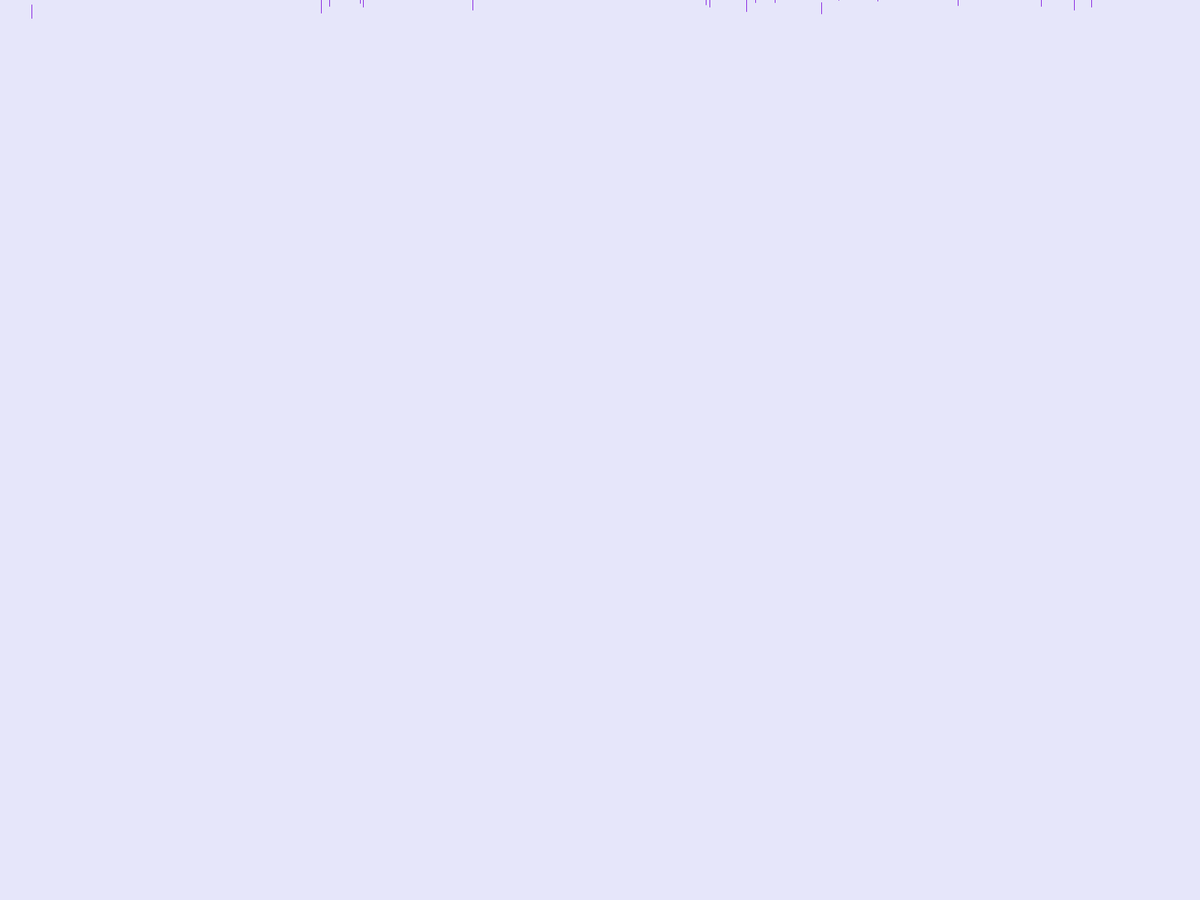
Frame 1 (no input)
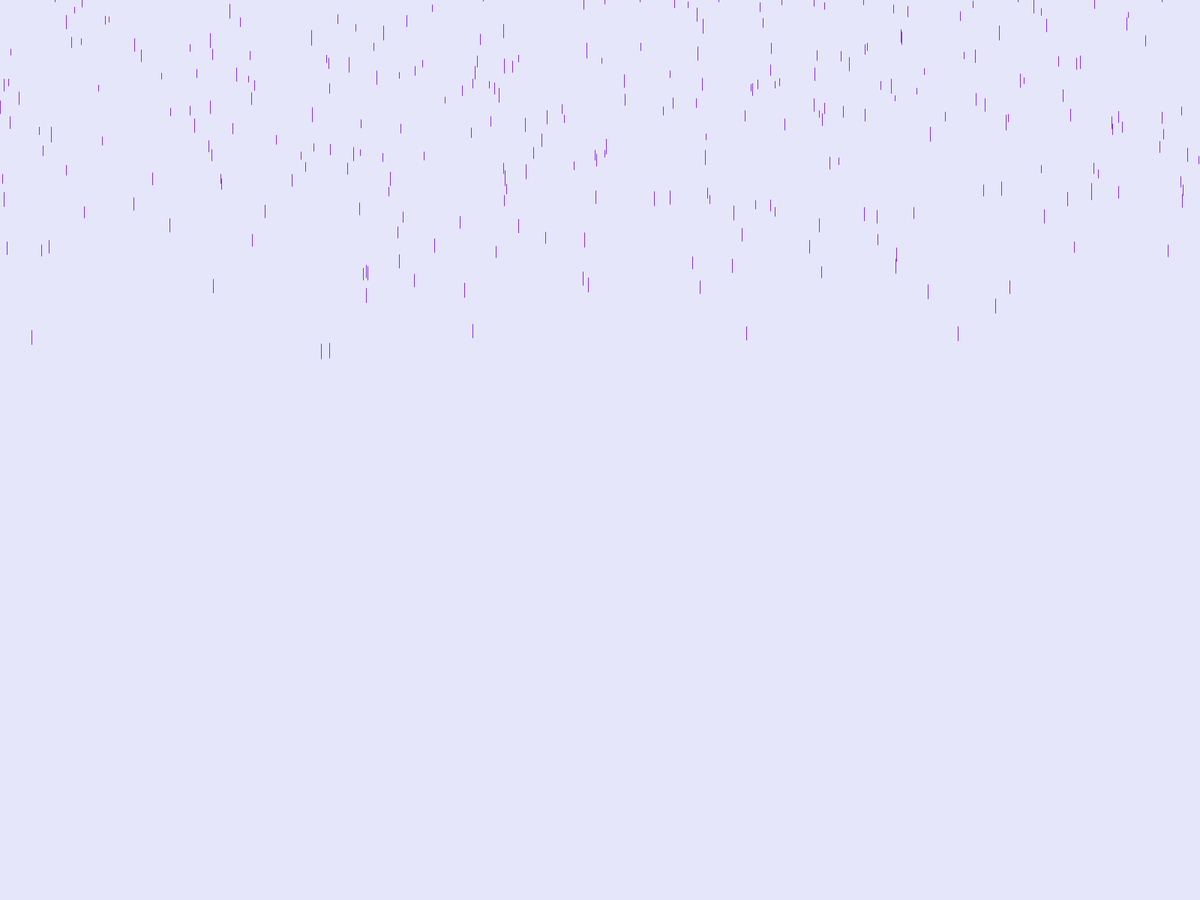
Frame 60 (the mouse pressed at the canvas centre just before this capture)
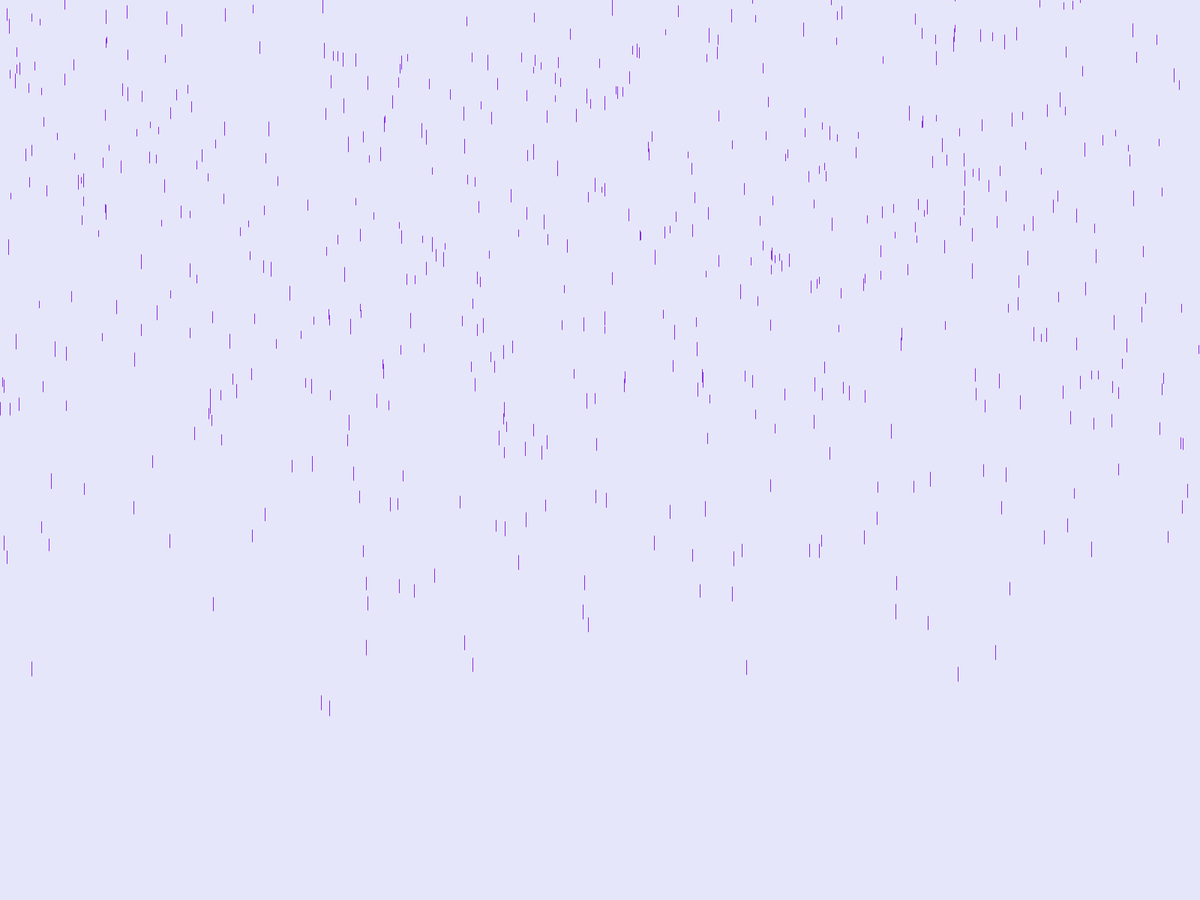
Frame 120 (the mouse held since frame 60 and released just before this capture)

The Processing sketch that drew these frames (run headless with seeded random() and noise(); from frame 60 on, the mouse is pressed at the canvas centre):

// Processing sketch: PurpleRain
// ── PurpleRain.pde
drop[] drops= new drop[1000];


void setup(){
  //size(640,360);
  fullScreen();
  for(int i=0; i<drops.length;i++){
    drops[i]=new drop();
  }
  
}

void draw(){
  background(230,230,250);
  for(int i=0; i<drops.length;i++){
    drops[i].fall();
    drops[i].show();
  }
}

// ── drop.pde
class drop{
  float y= random(-height,0);
  float x= random(0,width);
  float yspeed;
  float droplength = random(7,20);
  
  void fall(){
    yspeed=0.4*droplength;
    y=y+yspeed;
    
    if(y>height){
      y=random(-200,-100);
    }
  }
  void show(){
   stroke(138,43,226);
   line(x,y,x,y+droplength); 
  }
}
